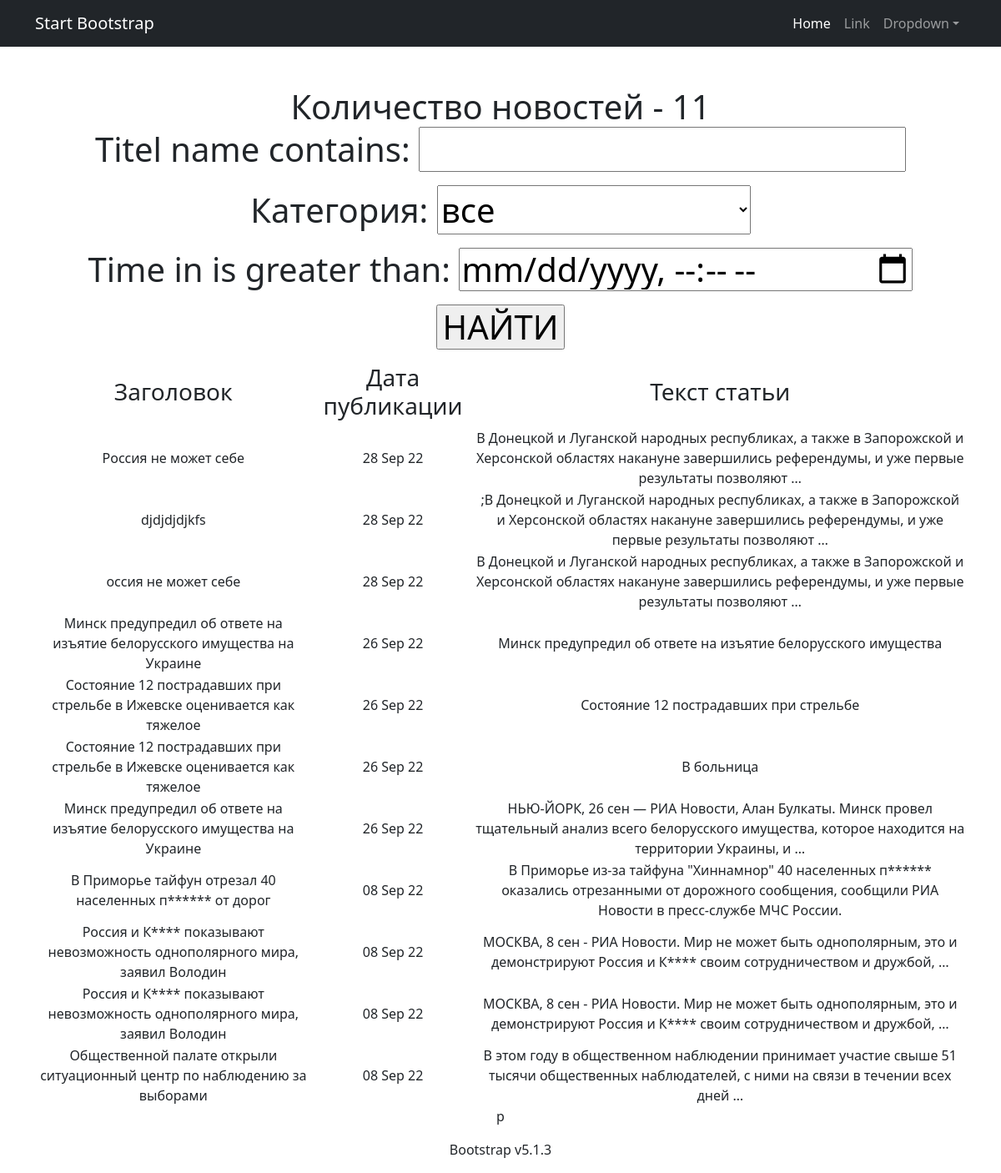
The app's page /news/search/ with its own data.
### News_Portal/models.py (models this page shows, shortened)
class Post(models.Model):
    author = models.ForeignKey(Author, on_delete=models.CASCADE)
    Wahl = models.CharField(max_length=16, choices=AUFLISTUNG, default=Artikel)
    titel_name = models.CharField(max_length=212)
    text = models.TextField()
    ranking = models.FloatField(default=0.0)
    time_in = models.DateTimeField(auto_now_add=True)
    postCategory = models.ManyToManyField(Category, through='PostCategory')

### News_Portal/views.py (the view)
# urls.py: path('search/', Search.as_view(), name='search'),
class Search(ListView):
    model = Post
    queryset = Post.objects.order_by('-time_in')
    template_name = 'search.html'
    context_object_name = 'search'
    def get_queryset(self):
        queryset = super().get_queryset()
        self.filterset = PostFilter2(self.request.GET, queryset)
        return self.filterset.qs
    def get_context_data(self, **kwargs):
        context = super().get_context_data(**kwargs)
        context['filterset'] = self.filterset
        return context

### News_Portal/templatetags/custom_filter.py (called while the page is built)
@register.filter()
def censor(x):
    text_1 = ''
    if isinstance(x, str):
        for i in x.split():
            if i.lower() in WORDS:
                text_1 += i.replace(i, f'  {i[0]}{"*" * (len(i) - 1)}   ')
            else:
                text_1 += '   ' + i + '   '
        text_1 = ' '.join(text_1.split())
        return text_1

### Templates/search.html (shortened to what this page needs)
{% extends 'flatpages/default.html' %}
{% load custom_filter %}
{% load custom_tags %}
{% block cont %}
Количество новостей -
{{search|length}}
<form action="" method="get">
    {{filterset.form.as_p}}
    <input type="submit" value="НАЙТИ"/>
</form>
{% endblock cont%}
{% block content %}
{% if search %}
<table>
    <tr>
        <td><h3>Заголовок</h3></td>
        <td><h3>Дата публикации</h3></td>
        <td><h3>Текст статьи</h3></td>
    </tr>
    {% for i in search %}
    <tr>
        <td>{{i.titel_name|censor}}</td>
        <td>{{i.time_in|date:'d M y'}}</td>
        <td>{{i.text|censor|truncatewords:21}}</td>
    </tr>
    {% endfor %}
</table>
{% else %}
<h2>НОВОСТЕЙ НЕТ</h2>
{% endif %}
{% endblock content %}

### records on screen
Post: titel_name|censor "Россия не может себе", time_in "28 Sep 22", text|censor "В Донецкой и Луганской народных республиках, а также в Запорожской и Херсонской областях накануне завершились референдумы, и уже первые результаты позволяют …"
Post: titel_name|censor "djdjdjdjkfs", time_in "28 Sep 22", text|censor ";В Донецкой и Луганской народных республиках, а также в Запорожской и Херсонской областях накануне завершились референдумы, и уже первые результаты позволяют …"
Post: titel_name|censor "оссия не может себе", time_in "28 Sep 22", text|censor "В Донецкой и Луганской народных республиках, а также в Запорожской и Херсонской областях накануне завершились референдумы, и уже первые результаты позволяют …"
Post: titel_name|censor "Минск предупредил об ответе на изъятие белорусского имущества на Украине", time_in "26 Sep 22", text|censor "Минск предупредил об ответе на изъятие белорусского имущества"
Post: titel_name|censor "Состояние 12 пострадавших при стрельбе в Ижевске оценивается как тяжелое", time_in "26 Sep 22", text|censor "Состояние 12 пострадавших при стрельбе"
Post: titel_name|censor "Состояние 12 пострадавших при стрельбе в Ижевске оценивается как тяжелое", time_in "26 Sep 22", text|censor "В больница"
Post: titel_name|censor "Минск предупредил об ответе на изъятие белорусского имущества на Украине", time_in "26 Sep 22", text|censor "НЬЮ-ЙОРК, 26 сен — РИА Новости, Алан Булкаты. Минск провел тщательный анализ всего белорусского имущества, которое находится на территории Украины, и …"
Post: titel_name|censor "В Приморье тайфун отрезал 40 населенных п****** от дорог", time_in "08 Sep 22", text|censor "В Приморье из-за тайфуна \"Хиннамнор\" 40 населенных п****** оказались отрезанными от дорожного сообщения, сообщили РИА Новости в пресс-службе МЧС России."
Post: titel_name|censor "Россия и К**** показывают невозможность однополярного мира, заявил Володин", time_in "08 Sep 22", text|censor "МОСКВА, 8 сен - РИА Новости. Мир не может быть однополярным, это и демонстрируют Россия и К**** своим сотрудничеством и дружбой, …"
Post: titel_name|censor "Россия и К**** показывают невозможность однополярного мира, заявил Володин", time_in "08 Sep 22", text|censor "МОСКВА, 8 сен - РИА Новости. Мир не может быть однополярным, это и демонстрируют Россия и К**** своим сотрудничеством и дружбой, …"
Post: titel_name|censor "Общественной палате открыли ситуационный центр по наблюдению за выборами", time_in "08 Sep 22", text|censor "В этом году в общественном наблюдении принимает участие свыше 51 тысячи общественных наблюдателей, с ними на связи в течении всех дней …"

### other values on screen
{{ search|length }} "11"
